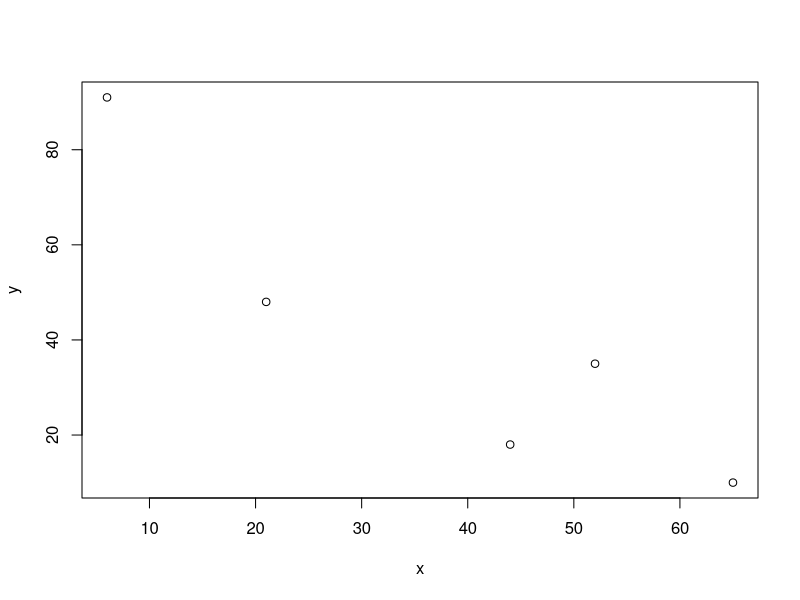

This figure's R source:
## ---- chunk 1
knitr::opts_chunk$set(echo = TRUE)
## ---- chunk 2
x<-sample(seq(0,100),size=5)
y<-sample(seq(0,100),size=5)
plot(x,y)
